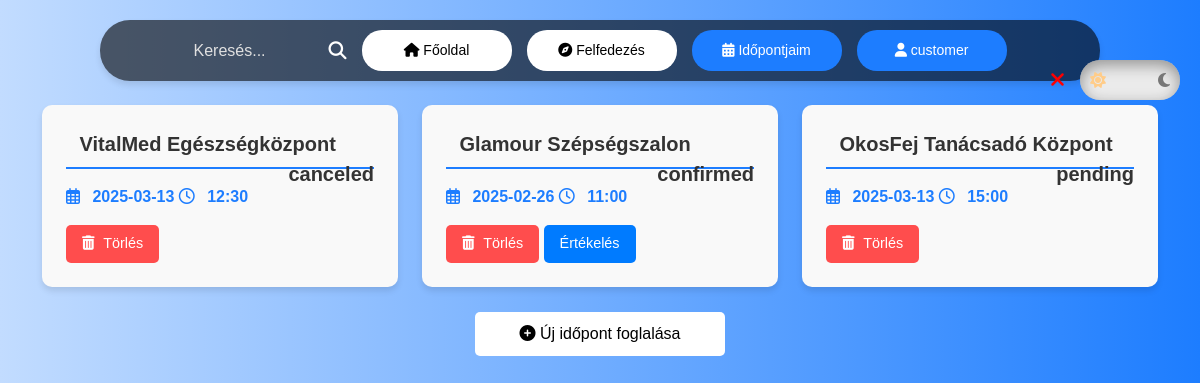
/views/appointments.php (signed in), run on the app's committed database.
### tables this page shows
CREATE TABLE `appointments` (
  `id` int NOT NULL,
  `user_id` int DEFAULT NULL,
  `provider_id` int NOT NULL,
  `appointment_date` datetime NOT NULL,
  `status` enum('pending','confirmed','completed','canceled') NOT NULL
);

CREATE TABLE `providers` (
  `id` int NOT NULL,
  `user_id` int NOT NULL,
  `type` varchar(255) DEFAULT NULL,
  `description` text,
  `name` varchar(255) DEFAULT NULL,
  `working_hours` varchar(255) DEFAULT NULL,
  `address` varchar(255) DEFAULT NULL,
  `phone_number` varchar(20) DEFAULT NULL,
  `price` int DEFAULT NULL,
  `duration` int DEFAULT NULL,
  `image_path` varchar(255) DEFAULT NULL
);

### views/appointments.php (the view, shortened to what this page needs)
<?php
require_once '../database.php';
$user = $_SESSION['user'];
$userId = $user['id'];
if ($user['role'] === 'admin') {
    $query = "SELECT a.id, a.appointment_date, u.name AS user_name,
             p.name AS provider_name, p.type AS provider_type,
             a.status, a.provider_id
             FROM appointments a
             JOIN users u ON a.user_id = u.id
             JOIN providers p ON a.provider_id = p.id
             WHERE p.user_id = ?";
} else {
    $query = "SELECT a.id, a.appointment_date, a.status,
             p.name AS provider_name, p.type AS provider_type,
             a.provider_id
             FROM appointments a
             JOIN providers p ON a.provider_id = p.id
             WHERE a.user_id = ?";
}
$stmt = $db->prepare($query);
$stmt->execute([$userId]);
$appointments = $stmt->fetchAll(PDO::FETCH_ASSOC);
?>
<!DOCTYPE html>
<html lang="hu">
<head>
    <link rel="stylesheet" href="https://cdnjs.cloudflare.com/ajax/libs/font-awesome/6.7.2/css/all.min.css">
    <link href="https://cdn.jsdelivr.net/npm/bootstrap@5.3.3/dist/css/bootstrap.min.css" rel="stylesheet">
    <link rel="stylesheet" href="../css/mainstyle.css">
    <link rel="stylesheet" href="../css/darkmode.css">
</head>
<body>
<div id="floating-box" class="floating-box">
    <button id="close-btn" class="close-btn"><i class="fa-solid fa-xmark"></i></button>
    <label for="darkmode-toggle" class="darkmode-toggle-label">
        <i class="fa-solid fa-sun"></i>
        <i class="fa-solid fa-moon"></i>
    </label>
</div>
    <div class="dynamic-navbar">
        <div class="island">
            <input type="text" class="search-input" placeholder="Keresés...">
            <i class="fas fa-search search-icon"></i>
            <a href="landing.php">
                <i class="fa fa-home"></i>
                <span>Főoldal</span>
            </a>
            <a href="mainpage.php">
                <i class="fa fa-compass"></i>
                <span>Felfedezés</span>
            </a>
            <a href="#" class="active">
                <i class="fas fa-calendar-alt"></i>
                <span>Időpontjaim</span>
            </a>
            <a href="account.php">
                <i class="fa fa-user"></i>
                <span><?php echo htmlspecialchars($user['name']); ?></span>
            </a>
        </div>
    </div>
    <div class="container mt-4">
        <div class="appointment-list">
            <?php foreach ($appointments as $appointment): ?>
                <div class="appointment-card">
                    <div class="appointment-header">
                        <?php echo htmlspecialchars($appointment['provider_name']); ?>
                        <span style="float: right;">
                            <?php echo isset($appointment['status']) ? htmlspecialchars($appointment['status']) : 'N/A' ; ?>
                        </span>
                    </div>
                    <div class="appointment-details">
                        <p>
                            <i class="far fa-calendar-alt"></i>
                            <span class="appointment-date"><?php echo htmlspecialchars(date('Y-m-d', strtotime($appointment['appointment_date']))); ?></span>
                            <i class="far fa-clock"></i>
                            <span class="appointment-time"><?php echo htmlspecialchars(date('H:i', strtotime($appointment['appointment_date']))); ?></span>
                        </p>
                    </div>
                    <button class="delete-button" data-id="<?php echo $appointment['id']; ?>" data-bs-toggle="modal" data-bs-target="#deleteModal"><i class="fas fa-trash-alt"></i> Törlés</button>
                    <?php if ($user['role'] !== 'admin'): ?>
                        <button type="button"
                                class="btn btn-secondary rate-button"
                                data-appointment-id="<?php echo htmlspecialchars($appointment['id']); ?>"
                                data-provider-id="<?php echo htmlspecialchars($appointment['provider_id']); ?>"
                                data-bs-toggle="modal"
                                data-bs-target="#ratingModal">
                            Értékelés
                        </button>
                    <?php endif; ?>
                </div>
            <?php endforeach; ?>
        </div>
        <?php if ($user['role'] !== 'admin'): ?>
            <div class="new-appointment-container">
                <a href="mainpage.php" class="new-appointment-button">
                    <i class="fas fa-plus-circle"></i> Új időpont foglalása
                </a>
            </div>
        <?php endif; ?>
    </div>
</body>
</html>

### css/mainstyle.css (style rules this page uses)
* { margin: 0; padding: 0; box-sizing: border-box; font-family: 'San Francisco', Helvetica, Arial, sans-serif; }
body { background: var(--background-color); transition: background-color 0.3s, color 0.3s; }
:root { --background-color: linear-gradient(to right, #c2dcff, #1d7dff); --text-color: #333; --highlight-color: #2575fc; --hover-color: #6a11cb; }
.dynamic-navbar { display: flex; justify-content: center; align-items: center; margin-top: 20px; }
.island { background-color: rgba(0, 0, 0, 0.6); display: flex; flex-wrap: wrap; align-items: center; justify-content: center; gap: 15px; padding: 10px 20px; border-radius: 30px; transition: transform 0.3s ease, padding 0.3s ease; box-shadow: 0 4px 6px rgba(0, 0, 0, 0.1); width: 90%; max-width: 1000px; }
.search-input { border: none; background-color: transparent; outline: none; color: #fff; font-size: 16px; transition: width 0.3s ease; width: 120px; }
.search-input::placeholder { color: #e0e0e0; }
.search-icon { color: #fff; font-size: 18px; cursor: pointer; }
.island a { background: white; color: black; border: none; border-radius: 20px; padding: 10px 15px; cursor: pointer; font-size: 14px; transition: background-color 0.3s ease, transform 0.3s ease; text-align: center; flex: 1; min-width: 100px; max-width: 150px; text-decoration: none; }
.island a.active { background-color: #1d7dff; color: white; text-decoration: none; }
.island a:last-child { background: #1d7dff; color: white; text-decoration: none; }
.new-appointment-button { background-color: #ffffff; color: black; border: none; padding: 10px 20px; font-size: 1rem; border-radius: 5px; cursor: pointer; transition: background-color 0.3s ease, transform 0.3s ease; display: block; margin: 0 auto 2rem; text-decoration: none; min-width: 150px; max-width: 250px; }
.new-appointment-container { margin-top: 25px; text-align: center; }
.appointment-list { display: grid; grid-template-columns: repeat(auto-fit, minmax(300px, 1fr)); gap: 1.5rem; }
.appointment-card { background-color: #f9f9f9; border-radius: 10px; box-shadow: 0 4px 6px rgba(0, 0, 0, 0.1); padding: 1.5rem; transition: transform 0.3s, box-shadow 0.3s; }
.appointment-header { font-size: 1.25rem; font-weight: bold; color: #333; margin-bottom: 1rem; border-bottom: 2px solid #1d7dff; padding-bottom: 0.5rem; }
.appointment-details { margin-bottom: 1rem; }
.appointment-date, .appointment-time { font-weight: bold; color: #1d7dff; }
.delete-button, .rate-button { color: white; border: none; padding: 8px 16px; font-size: 0.9rem; border-radius: 5px; cursor: pointer; transition: background-color 0.3s ease, transform 0.3s ease; }
.delete-button { background-color: #ff4d4d; }
.appointment-header i, .appointment-details i { margin-right: 0.5rem; color: #1d7dff; }
.delete-button i { margin-right: 0.3rem; }
.rate-button { background-color: #007bff; color: white; }

### css/darkmode.css (style rules this page uses)
.darkmode-toggle-label { width: 100px; height: 40px; position: relative; display: flex; justify-content: space-between; align-items: center; padding: 0 10px; background: #ebebeb; border-radius: 200px; box-shadow: inset 0px 5px 15px rgba(0,0,0,0.4), inset 0px 5px 15px rgba(255, 255, 255,0.4); cursor: pointer; transition: 0.7s; }
.darkmode-toggle-label .fa-sun { color: #ffcc89; }
.darkmode-toggle-label .fa-moon { color: #777; }
.floating-box { position: fixed; right: -300px; top: 10%; transform: translateY(-50%); background-color: transparent; color: white; padding: 10px; display: flex; align-items: center; gap: 5px; transition: right 0.5s ease-in-out; }
.floating-box.show { right: 10px; }
.close-btn { border: none; background: transparent; color: red; padding: 5px; cursor: pointer; font-size: 20px; border-radius: 50%; transition: color 0.3s ease, transform 0.3s ease; }

### data on the page
appointments: provider.name "VitalMed Egészségközpont", status "canceled", appointment_date "2025-03-13", appointment_date "12:30"
appointments: provider.name "Glamour Szépségszalon", status "confirmed", appointment_date "2025-02-26", appointment_date "11:00"
appointments: provider.name "OkosFej Tanácsadó Központ", status "pending", appointment_date "2025-03-13", appointment_date "15:00"

### other printed values
$user['name'] "customer"
